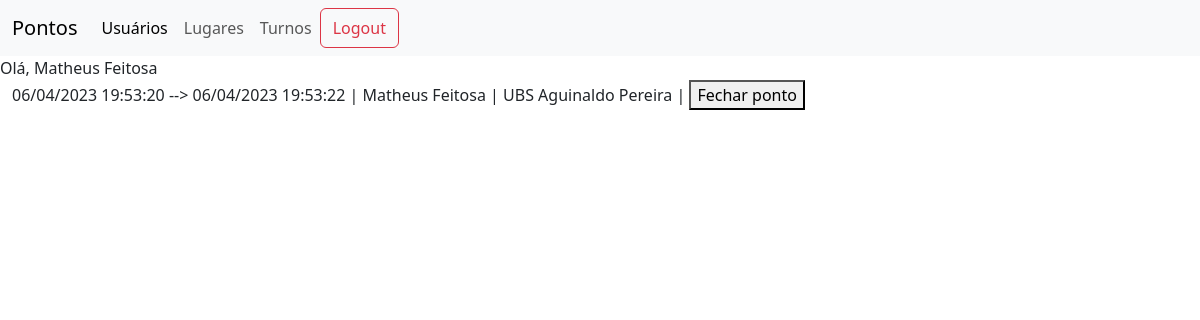
/shifts/ (signed in), run on the app's committed database.
### profiles/models.py (models this page shows, shortened)
class Profile(models.Model):
    user = models.OneToOneField(User, on_delete=models.CASCADE, null=True, blank=True)
    id = models.UUIDField(
        default=uuid.uuid4, unique=True, primary_key=True, editable=False
    )
    name = models.CharField(max_length=200)
    cpf = models.CharField(max_length=11, editable=False)
    crm_number = models.CharField(max_length=20)
    crm_state = models.CharField(max_length=2, choices=STATE_CHOICES)
    created = models.DateTimeField(auto_now_add=True)

### shifts/models.py (models this page shows, shortened)
class Shift(models.Model):
    id = models.UUIDField(
        default=uuid.uuid4, unique=True, editable=False, primary_key=True
    )
    owner = models.ForeignKey(
        User, verbose_name="Dono", on_delete=models.SET_NULL, null=True
    )
    workplace = models.ForeignKey(
        Workplace,
        on_delete=models.SET_NULL,
        null=True,
        verbose_name="Local de trabalho",
    )
    begin = models.DateTimeField(auto_now_add=True,
                                 verbose_name="Início", editable=False
                                 )
    end = models.DateTimeField(
        default=None, auto_now=False, auto_now_add=False, verbose_name="Fim", null=True, blank=True
    )
    begin_position = models.CharField(
        max_length=200, verbose_name="Posição no início")
    end_position = models.CharField(
        max_length=200, verbose_name="Posição no fim", blank=True)
    begin_photo = models.ImageField(
        upload_to="static/shift_photos", verbose_name="Foto de entrada", blank=True, null=True
    )
    end_photo = models.ImageField(
        upload_to="static/shift_photos", verbose_name="Foto de saída", blank=True, null=True
    )
    is_open = models.BooleanField(
        default=True, verbose_name="Ponto está em aberto?")

### workplaces/models.py (models this page shows, shortened)
class Workplace(models.Model):
    id = models.UUIDField(
        default=uuid.uuid4, unique=True, editable=False, primary_key=True
    )
    owner = models.ForeignKey(
        User, verbose_name='Trabalhador',  on_delete=models.SET_NULL, null=True)
    name = models.CharField(verbose_name='Nome do local', max_length=200)
    address = models.CharField(verbose_name='Endereço', max_length=200)
    location = models.CharField(verbose_name='Localização', max_length=200)
    turn_size_hours = models.IntegerField(verbose_name='Horas diárias')
    hour_price = models.DecimalField(verbose_name='Preço por hora',
                                     max_digits=6, decimal_places=2, default=Decimal("0.00")
                                     )

### shifts/views.py (the view)
# urls.py: path("", views.shifts, name="shifts"),
def shifts(request):
    shifts = Shift.objects.order_by('begin')
    return render(request, 'shifts/list.html', {'shifts': shifts})

### templates/shifts/list.html (shortened to what this page needs)
{% extends "base.html" %}
{% block content %}
{% for shift in shifts %}
<form action="{% url 'close_shift_id' shift.id %}"
    method="post">
    <p>{{shift.begin|date:"d/m/Y H:i:s"}} -->
        {% if shift.end %} {{shift.end|date:"d/m/Y H:i:s"}} {% else %} Aberto {% endif %}
        |
        {{shift.owner.profile.name}} |
        {{shift.workplace.name}} |
        <button type="submit">Fechar ponto</button>
    </p>
</form>
{% endfor %}
{% endblock content %}

### templates/base.html (shortened to what this page needs)
<!DOCTYPE html>
<html lang="pt">
<head>
  <link href="https://cdn.jsdelivr.net/npm/bootstrap@5.3.0-alpha3/dist/css/bootstrap.min.css"
    rel="stylesheet"
>
</head>
<body>
  <nav class="navbar navbar-expand-lg bg-body-tertiary">
    <div class="container-fluid">
      <a class="navbar-brand"
        href="#">Pontos</a>
      <div class="collapse navbar-collapse"
        id="navbarNavAltMarkup">
        <div class="navbar-nav">
          <a class="nav-link active"
            aria-current="page"
            href="{% url 'profiles' %}">Usuários</a>
          <a class="nav-link"
            href="{% url 'workplaces' %}">Lugares</a>
          <a class="nav-link"
            href="{% url 'shifts' %}">Turnos</a>
          <button class="btn btn-outline-danger"
            type="submit">Logout</button>
        </div>
      </div>
    </div>
  </nav>
  <div>
    {% if user %}
    Olá, {{user.profile.name}}
    {% endif%}
  </div>
  <div class="container-fluid">
    {% block content %} {% endblock%}
  </div>
</body>
</html>

### data on the page
Shift: begin "06/04/2023 19:53:20", end "06/04/2023 19:53:22", owner.profile.name "Matheus Feitosa", workplace.name "UBS Aguinaldo Pereira"

### other printed values
{{ user.profile.name }} "Matheus Feitosa"
